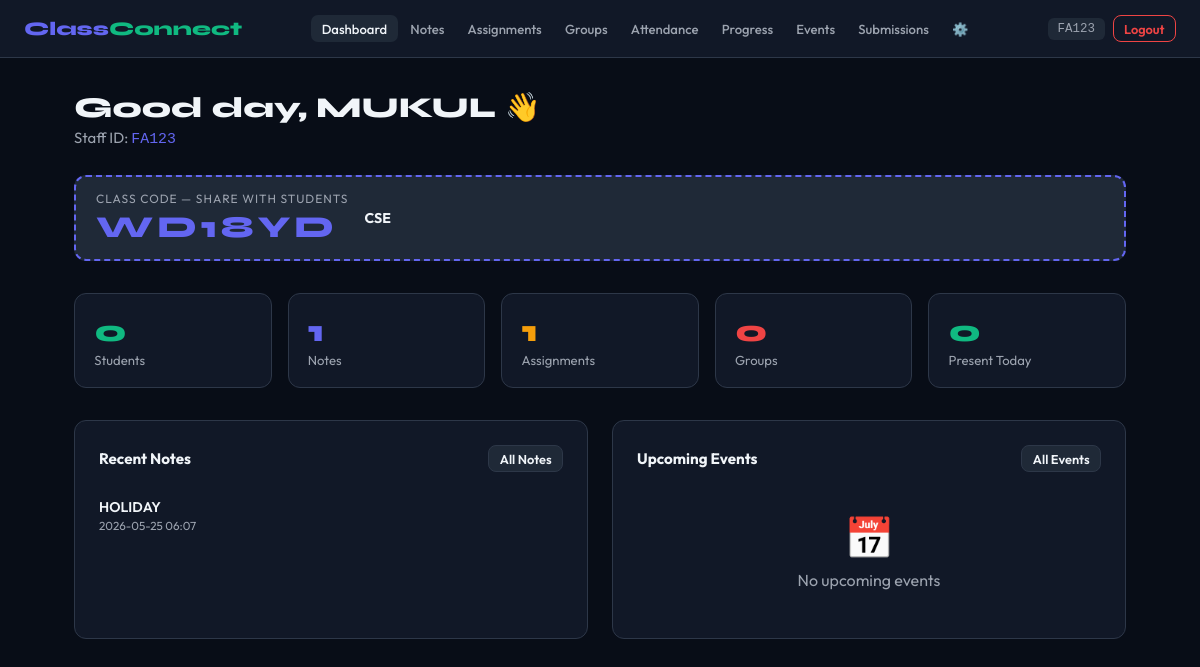
The page /teacher (signed in) on the database its author committed.
### tables this page shows
CREATE TABLE classes (
    id INTEGER PRIMARY KEY AUTOINCREMENT,
    name TEXT NOT NULL,
    teacher_id INTEGER NOT NULL,
    class_code TEXT UNIQUE NOT NULL,
    subject TEXT,
    created_at TIMESTAMP DEFAULT CURRENT_TIMESTAMP,
    FOREIGN KEY (teacher_id) REFERENCES users(id)
);

CREATE TABLE notes (
    id INTEGER PRIMARY KEY AUTOINCREMENT,
    class_id INTEGER NOT NULL,
    teacher_id INTEGER NOT NULL,
    title TEXT NOT NULL,
    content TEXT NOT NULL,
    created_at TIMESTAMP DEFAULT CURRENT_TIMESTAMP,
    FOREIGN KEY (class_id) REFERENCES classes(id),
    FOREIGN KEY (teacher_id) REFERENCES users(id)
);

### app.py (the view)
@app.route('/teacher')
@teacher_required
def teacher_dashboard():
    conn = get_db()
    cls  = get_teacher_class(conn)
    d    = {}
    if cls:
        cid = cls['id']
        d['students']    = conn.execute('SELECT COUNT(*) as c FROM enrollments WHERE class_id=?',(cid,)).fetchone()['c']
        d['notes']       = conn.execute('SELECT COUNT(*) as c FROM notes WHERE class_id=?',(cid,)).fetchone()['c']
        d['assignments'] = conn.execute('SELECT COUNT(*) as c FROM assignments WHERE class_id=?',(cid,)).fetchone()['c']
        d['groups']      = conn.execute('SELECT COUNT(*) as c FROM groups WHERE class_id=?',(cid,)).fetchone()['c']
        d['recent_notes'] = conn.execute('SELECT * FROM notes WHERE class_id=? ORDER BY created_at DESC LIMIT 4',(cid,)).fetchall()
        d['recent_assignments'] = conn.execute('SELECT * FROM assignments WHERE class_id=? ORDER BY created_at DESC LIMIT 4',(cid,)).fetchall()
        today = date.today().isoformat()
        d['attendance_today'] = conn.execute(
            "SELECT COUNT(*) as c FROM attendance WHERE class_id=? AND date=? AND status='present'",(cid,today)).fetchone()['c']
        d['upcoming_events'] = conn.execute(
            "SELECT * FROM events WHERE class_id=? AND event_date>=? ORDER BY event_date ASC LIMIT 3",(cid,today)).fetchall()
    conn.close()
    return render_template('teacher/dashboard.html', cls=cls, **d)

### app.py (called while the page is built)
def get_db():
    c = sqlite3.connect(DATABASE)
    c.row_factory = sqlite3.Row
    return c

def teacher_required(f):
    from functools import wraps
    @wraps(f)
    def decorated(*args, **kwargs):
        if session.get('role') != 'teacher': return redirect(url_for('login'))
        return f(*args, **kwargs)
    return decorated

def get_teacher_class(conn):
    return conn.execute('SELECT * FROM classes WHERE teacher_id=?', (session['user_id'],)).fetchone()

### templates/teacher/dashboard.html (shortened to what this page needs)
{% extends "base.html" %}
{% block content %}
<h1 class="page-title">Good day, {{ session.name }} 👋</h1>
<p class="page-sub">Staff ID: <span style="font-family:monospace;color:var(--primary)">{{ session.staff_id }}</span></p>
{% if cls %}
<div class="code-box" style="margin-bottom:2rem">
  <div>
    <div style="font-size:.75rem;color:var(--muted);text-transform:uppercase;letter-spacing:1px;margin-bottom:.2rem">Class Code — Share with students</div>
    <div class="code-val">{{ cls.class_code }}</div>
  </div>
  <div style="color:var(--muted);font-size:.88rem"><strong style="color:var(--text)">{{ cls.name }}</strong></div>
</div>
<div class="stats">
  <div class="stat green"><div class="stat-num">{{ students }}</div><div class="stat-label">Students</div></div>
  <div class="stat purple"><div class="stat-num">{{ notes }}</div><div class="stat-label">Notes</div></div>
  <div class="stat amber"><div class="stat-num">{{ assignments }}</div><div class="stat-label">Assignments</div></div>
  <div class="stat red"><div class="stat-num">{{ groups }}</div><div class="stat-label">Groups</div></div>
  <div class="stat green"><div class="stat-num">{{ attendance_today }}</div><div class="stat-label">Present Today</div></div>
</div>
<div class="grid-2">
  <div class="card">
    <div style="display:flex;justify-content:space-between;align-items:center;margin-bottom:1rem">
      <div class="card-title" style="margin:0">Recent Notes</div>
      <a href="{{ url_for('teacher_notes') }}" class="btn btn-ghost btn-sm">All Notes</a>
    </div>
    {% for n in recent_notes %}<div class="notif-item"><div style="font-weight:600;font-size:.88rem">{{ n.title }}</div><div class="notif-time">{{ n.created_at[:16] }}</div></div>{% else %}<div class="empty" style="padding:1.5rem"><div class="empty-icon">📄</div><p>No notes yet</p></div>{% endfor %}
  </div>
  <div class="card">
    <div style="display:flex;justify-content:space-between;align-items:center;margin-bottom:1rem">
      <div class="card-title" style="margin:0">Upcoming Events</div>
      <a href="{{ url_for('teacher_events') }}" class="btn btn-ghost btn-sm">All Events</a>
    </div>
    {% for e in upcoming_events %}
    {% set icon = {'holiday':'🏖️','exam':'📋','event':'📅'}.get(e.event_type,'📅') %}
    <div class="notif-item"><div style="font-weight:600;font-size:.88rem">{{ icon }} {{ e.title }}</div><div class="notif-time">{{ e.event_date }} · {{ e.event_type }}</div></div>
    {% else %}<div class="empty" style="padding:1.5rem"><div class="empty-icon">📅</div><p>No upcoming events</p></div>{% endfor %}
  </div>
</div>
{% endif %}
{% endblock %}

### templates/base.html (style rules this page uses)
*,*::before,*::after { box-sizing:border-box;margin:0;padding:0 }
:root { --bg:#080d17;--surface:#111827;--surface2:#1f2937;--border:#2d3748; --primary:#6366f1;--primary-h:#4f46e5;--green:#10b981;--amber:#f59e0b; --red:#ef4444;--text:#f1f5f9;--muted:#9ca3af;--radius:12px }
body { font-family:'Outfit',sans-serif;background:var(--bg);color:var(--text);min-height:100vh }
h1,h2,h3,h4 { font-family:'Syne',sans-serif }
a { text-decoration:none }
.page-title { font-size:1.8rem;font-weight:800;margin-bottom:.2rem }
.page-sub { color:var(--muted);margin-bottom:1.75rem;font-size:.93rem }
.card { background:var(--surface);border:1px solid var(--border);border-radius:var(--radius);padding:1.5rem }
.card-title { font-size:.95rem;font-weight:700;margin-bottom:1rem }
.stats { display:grid;grid-template-columns:repeat(auto-fit,minmax(140px,1fr));gap:1rem;margin-bottom:2rem }
.stat { background:var(--surface);border:1px solid var(--border);border-radius:var(--radius);padding:1.2rem }
.stat-num { font-family:'Syne',sans-serif;font-size:1.9rem;font-weight:800 }
.stat-label { color:var(--muted);font-size:.82rem;margin-top:.2rem }
.stat.green .stat-num { color:var(--green) }
.stat.purple .stat-num { color:var(--primary) }
.stat.amber .stat-num { color:var(--amber) }
.stat.red .stat-num { color:var(--red) }
.grid-2 { display:grid;grid-template-columns:1fr 1fr;gap:1.5rem }
.btn { display:inline-flex;align-items:center;gap:.4rem;padding:.5rem 1.1rem;border-radius:8px; font-family:'Outfit',sans-serif;font-weight:600;font-size:.88rem;cursor:pointer;border:none;transition:all .2s }
.btn-ghost { background:var(--surface2);color:var(--text);border:1px solid var(--border) }
.btn-sm { padding:.28rem .65rem;font-size:.8rem }
.empty { text-align:center;padding:3rem 1rem;color:var(--muted) }
.empty-icon { font-size:2.5rem;margin-bottom:.5rem }
.notif-item { padding:.6rem 0;border-bottom:1px solid var(--border);font-size:.86rem }
.notif-item:last-child { border-bottom:none }
.notif-time { font-size:.73rem;color:var(--muted);margin-top:.15rem }
.code-box { background:var(--surface2);border:2px dashed var(--primary);border-radius:var(--radius);padding:.85rem 1.25rem;display:flex;align-items:center;gap:1rem }
.code-val { font-family:'Syne',sans-serif;font-size:1.9rem;font-weight:800;color:var(--primary);letter-spacing:4px }

### rows shown on the page
classes: class_code "WD18YD", name "CSE"
notes: title "HOLIDAY", created_at "2026-05-25 06:07"

### other values the page prints
{{ session.usn or session.staff_id or session.name }} "FA123"
{{ session.name }} "MUKUL"
{{ session.staff_id }} "FA123"
{{ students }} "0"
{{ notes }} "1"
{{ assignments }} "1"
{{ groups }} "0"
{{ attendance_today }} "0"
